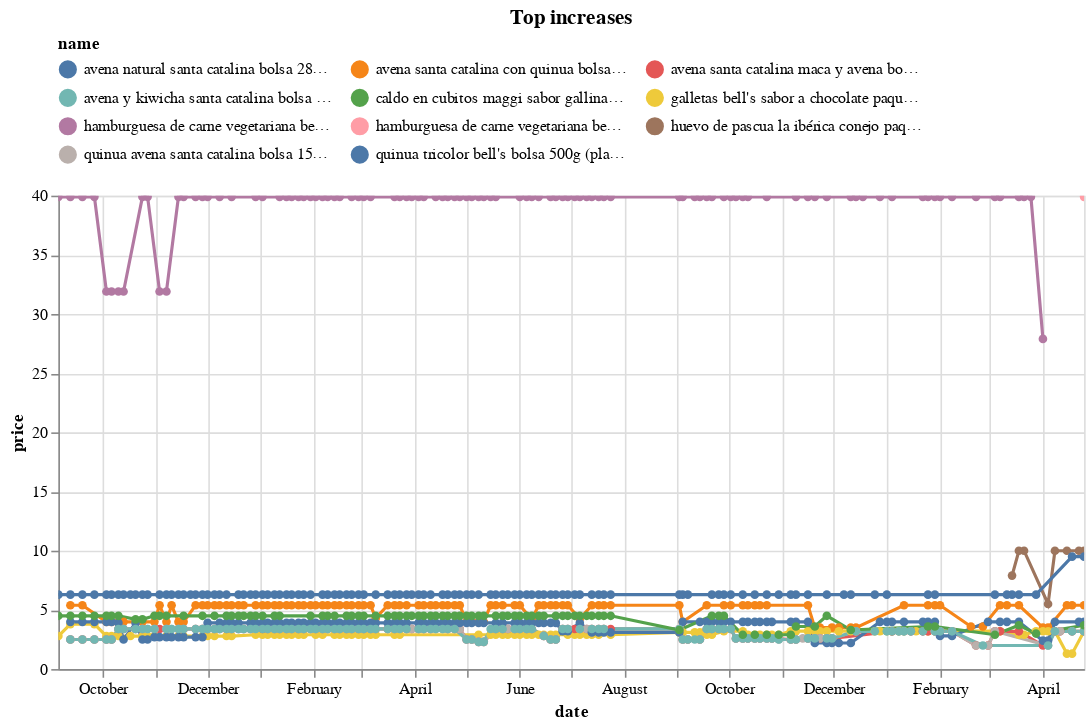

Notebook code for this chart:
### Code cell
(top_changes
 .sort_values('change')
 .tail(10)
 .pipe(plot_changes, 'Top increases')
)

### Figure 1 — Vega-Lite specification as saved in the notebook (floating-point values rounded to 4 significant figures; data arrays with more than 128 entries replaced by an {"elided": "..."} marker saying what was removed)
{"config": {"view": {"continuousWidth": 300, "continuousHeight": 300}, "legend": {"columns": 3, "orient": "top"}}, "data": {"name": "data-130dd43037393bc86899ac389c55ebc5"}, "mark": {"type": "line", "point": true}, "encoding": {"color": {"field": "name", "scale": {"domain": ["avena natural santa catalina bolsa 280g (plaza_vea)", "avena santa catalina con quinua bolsa 280g (plaza_vea)", "avena santa catalina maca y avena bolsa 150g (plaza_vea)", "avena y kiwicha santa catalina bolsa 150g (plaza_vea)", "caldo en cubitos maggi sabor gallina caja 75.2g (plaza_vea)", "galletas bell's sabor a chocolate paquete 6un (plaza_vea)", "hamburguesa de carne vegetariana beyond meat 100% proteína de plantas bandeja 226g (plaza_vea)", "hamburguesa de carne vegetariana beyond meat 100% proteína de plantas bandeja 227g (plaza_vea)", "huevo de pascua la ibérica conejo paquete 40g (plaza_vea)", "quinua avena santa catalina bolsa 150g (plaza_vea)", "quinua tricolor bell's bolsa 500g (plaza_vea)"]}, "type": "nominal"}, "tooltip": [{"field": "name", "type": "nominal"}, {"field": "price", "type": "quantitative"}, {"field": "last_price", "type": "quantitative"}], "x": {"field": "date", "type": "temporal"}, "y": {"field": "price", "type": "quantitative"}}, "params": [{"name": "param_5", "select": {"type": "point", "fields": ["name"]}, "bind": "legend"}, {"name": "param_6", "select": {"type": "interval", "encodings": ["x", "y"]}, "bind": "scales"}], "title": "Top increases", "transform": [{"filter": {"param": "param_5"}}], "width": 650, "$schema": "https://vega.github.io/schema/vega-lite/v5.17.0.json", "datasets": {"data-130dd43037393bc86899ac389c55ebc5": {"elided": "984 records"}}}
